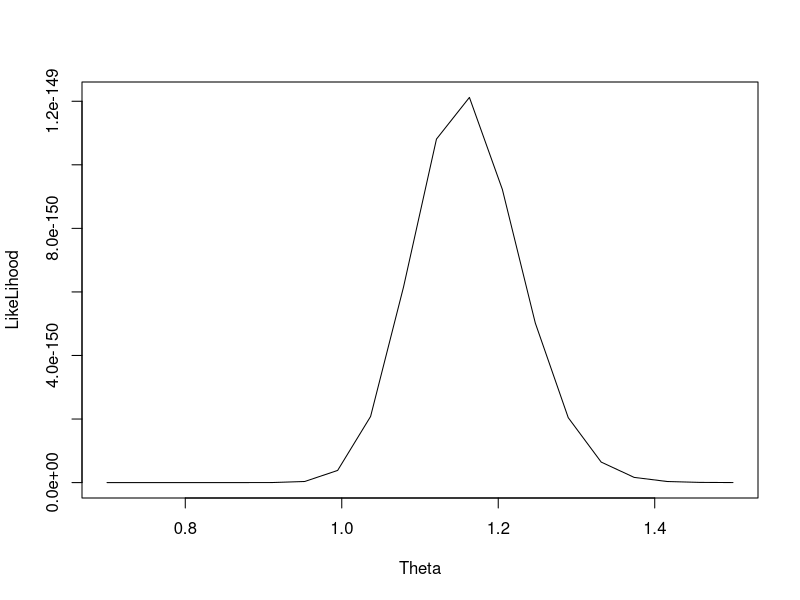

The R script that drew this image:
library(ggplot2)
Theta=1.1       # Choose a value for Theta to be estimated
n=300           # Number of samples
x=rexp(n, rate=1/Theta)			# Generating n samples of exponentially distributed data
exp_LikeLihood <- function(theta) {
  LL = exp(-1*sum(x)/theta)/(theta^n)
}
Theta1=seq(0.7,1.5,length.out=20)
z<- exp_LikeLihood(Theta1)
plot(Theta1,z, type="l", xlab="Theta", ylab="LikeLihood")
sprintf("Theta =%4.2f would maximize the Likelihood function of this exponential distributed samples", Theta1[which(z == max(z))])
